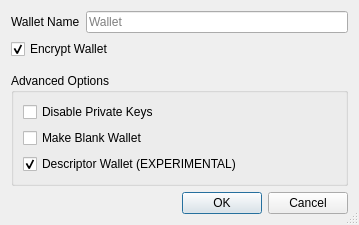
<?xml version="1.0" encoding="UTF-8"?>
<ui version="4.0">
 <class>CreateWalletDialog</class>
 <widget class="QDialog" name="CreateWalletDialog">
  <property name="geometry">
   <rect>
    <x>0</x>
    <y>0</y>
    <width>407</width>
    <height>0</height>
   </rect>
  </property>
  <property name="windowTitle">
   <string>Create Wallet</string>
  </property>
  <property name="sizeGripEnabled">
   <bool>true</bool>
  </property>
  <layout class="QVBoxLayout" name="verticalLayout">
   <item>
    <layout class="QHBoxLayout" name="horizontalLayout">
     <item>
      <widget class="QLabel" name="wallet_name_label">
       <property name="text">
        <string>Wallet Name</string>
       </property>
      </widget>
     </item>
     <item>
      <widget class="QLineEdit" name="wallet_name_line_edit">
       <property name="minimumSize">
        <size>
         <width>262</width>
         <height>0</height>
        </size>
       </property>
       <property name="placeholderText">
        <string>Wallet</string>
       </property>
      </widget>
     </item>
    </layout>
   </item>
   <item>
    <widget class="QCheckBox" name="encrypt_wallet_checkbox">
     <property name="toolTip">
      <string>Encrypt the wallet. The wallet will be encrypted with a passphrase of your choice.</string>
     </property>
     <property name="text">
      <string>Encrypt Wallet</string>
     </property>
     <property name="checked">
      <bool>true</bool>
     </property>
    </widget>
   </item>
   <item>
    <spacer name="verticalSpacer_1">
     <property name="orientation">
      <enum>Qt::Vertical</enum>
     </property>
     <property name="sizeType">
      <enum>QSizePolicy::Fixed</enum>
     </property>
     <property name="sizeHint" stdset="0">
      <size>
       <width>20</width>
       <height>8</height>
      </size>
     </property>
    </spacer>
   </item>
   <item>
    <widget class="QGroupBox" name="groupBox">
     <property name="title">
      <string>Advanced Options</string>
     </property>
     <layout class="QVBoxLayout" name="verticalLayout_groupbox">
      <item>
       <widget class="QCheckBox" name="disable_privkeys_checkbox">
        <property name="enabled">
         <bool>true</bool>
        </property>
        <property name="toolTip">
         <string>Disable private keys for this wallet. Wallets with private keys disabled will have no private keys and cannot have an HD seed or imported private keys. This is ideal for watch-only wallets.</string>
        </property>
        <property name="text">
         <string>Disable Private Keys</string>
        </property>
       </widget>
      </item>
      <item>
       <widget class="QCheckBox" name="blank_wallet_checkbox">
        <property name="toolTip">
         <string>Make a blank wallet. Blank wallets do not initially have private keys or scripts. Private keys and addresses can be imported, or an HD seed can be set, at a later time.</string>
        </property>
        <property name="text">
         <string>Make Blank Wallet</string>
        </property>
       </widget>
      </item>
      <item>
       <widget class="QCheckBox" name="descriptor_checkbox">
        <property name="toolTip">
         <string>Use descriptors for scriptPubKey management. This feature is well-tested but still considered experimental and not recommended for use yet.</string>
        </property>
        <property name="text">
         <string>Descriptor Wallet (EXPERIMENTAL)</string>
        </property>
        <property name="checked">
         <bool>true</bool>
        </property>
       </widget>
      </item>
     </layout>
    </widget>
   </item>
   <item>
    <spacer name="verticalSpacer_2">
     <property name="orientation">
      <enum>Qt::Vertical</enum>
     </property>
     <property name="sizeHint" stdset="0">
      <size>
       <width>20</width>
       <height>0</height>
      </size>
     </property>
    </spacer>
   </item>
   <item>
    <widget class="QDialogButtonBox" name="buttonBox">
     <property name="orientation">
      <enum>Qt::Horizontal</enum>
     </property>
     <property name="standardButtons">
      <set>QDialogButtonBox::Cancel|QDialogButtonBox::Ok</set>
     </property>
    </widget>
   </item>
  </layout>
 </widget>
 <tabstops>
  <tabstop>wallet_name_line_edit</tabstop>
  <tabstop>encrypt_wallet_checkbox</tabstop>
  <tabstop>disable_privkeys_checkbox</tabstop>
  <tabstop>blank_wallet_checkbox</tabstop>
 </tabstops>
 <resources/>
 <connections>
  <connection>
   <sender>buttonBox</sender>
   <signal>accepted()</signal>
   <receiver>CreateWalletDialog</receiver>
   <slot>accept()</slot>
   <hints>
    <hint type="sourcelabel">
     <x>248</x>
     <y>254</y>
    </hint>
    <hint type="destinationlabel">
     <x>157</x>
     <y>274</y>
    </hint>
   </hints>
  </connection>
  <connection>
   <sender>buttonBox</sender>
   <signal>rejected()</signal>
   <receiver>CreateWalletDialog</receiver>
   <slot>reject()</slot>
   <hints>
    <hint type="sourcelabel">
     <x>316</x>
     <y>260</y>
    </hint>
    <hint type="destinationlabel">
     <x>286</x>
     <y>274</y>
    </hint>
   </hints>
  </connection>
 </connections>
</ui>
